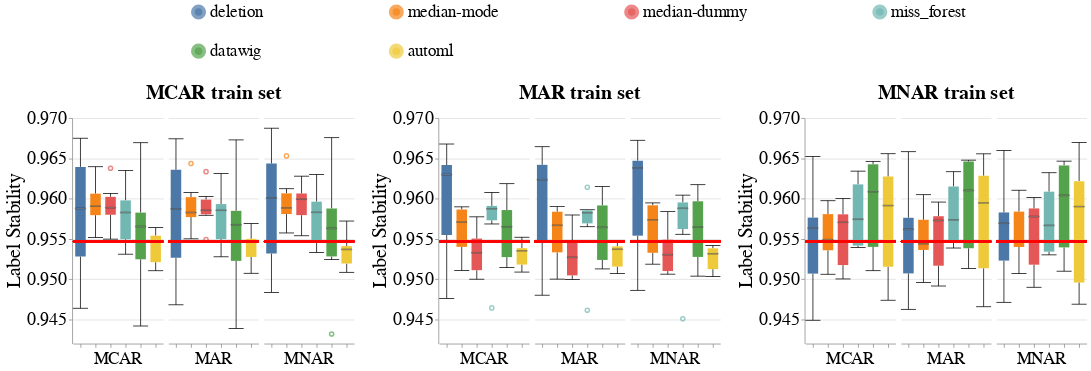

Notebook code for this chart:
### Code cell
create_box_plots_for_diff_imputers_v2(dataset_name=DATASET_NAME,
                                      model_name='lgbm_clf',
                                      metric_name='label_stability',
                                      db_client=db_client)
